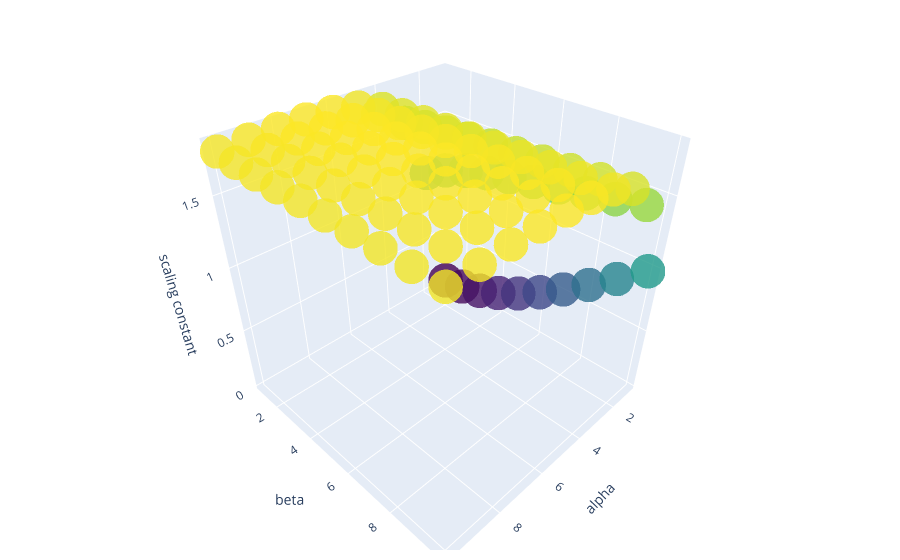

Notebook code cell kept with this figure:
### Code cell
import plotly.graph_objects as go

x, y, z = zip(*c1s)
z = list(map(float, z))
fig = go.Figure(data=[go.Scatter3d(x=x, y=y, z=z,
                                   mode='markers', 
                                   marker=dict(
                                   size=12,
                                   color=z,                # set color to an array/list of desired values
                                   colorscale='Viridis',   # choose a colorscale
                                   opacity=0.8
    ))])
fig.update_layout(scene = dict(
                    xaxis_title='alpha',
                    yaxis_title='beta',
                    zaxis_title='scaling constant'),
                    margin=dict(r=20, b=10, l=10, t=10))
fig.show()

### Figure 1 — Plotly figure (JSON) as saved in the notebook; plotly's stock layout.template omitted (floating-point values rounded to 4 significant figures)
{"data": [{"marker": {"color": [0.02704, 0.06231, 0.1194, 0.199, 0.2969, 0.4108, 0.5378, 0.6762, 0.824, 0.98, 1.106, 1.194, 1.259, 1.307, 1.347, 1.381, 1.414, 1.447, 1.482, 1.519, 1.552, 1.578, 1.598, 1.614, 1.628, 1.64, 1.652, 1.664, 1.677, 1.691, 1.704, 1.714, 1.722, 1.728, 1.733, 1.738, 1.743, 1.748, 1.753, 1.759, 1.765, 1.769, 1.772, 1.775, 1.776, 1.778, 1.78, 1.781, 1.784, 1.786, 1.789, 1.79, 1.791, 1.792, 1.792, 1.792, 1.793, 1.793, 1.793, 1.794, 1.795, 1.795, 1.795, 1.795, 1.794, 1.794, 1.793, 1.793, 1.792, 1.792, 1.792, 1.792, 1.791, 1.79, 1.789, 1.788, 1.787, 1.786, 1.786, 1.785, 1.785, 1.784, 1.783, 1.782, 1.781, 1.779, 1.778, 1.777, 1.776, 1.775, 1.775, 1.774, 1.773, 1.771, 1.77, 1.769, 1.767, 1.766, 1.765, 1.764], "colorscale": [[0, "#440154"], [0.1111, "#482878"], [0.2222, "#3e4989"], [0.3333, "#31688e"], [0.4444, "#26828e"], [0.5556, "#1f9e89"], [0.6667, "#35b779"], [0.7778, "#6ece58"], [0.8889, "#b5de2b"], [1, "#fde725"]], "opacity": 0.8, "size": 12}, "mode": "markers", "type": "scatter3d", "x": [1, 1, 1, 1, 1, 1, 1, 1, 1, 1, 2, 2, 2, 2, 2, 2, 2, 2, 2, 2, 3, 3, 3, 3, 3, 3, 3, 3, 3, 3, 4, 4, 4, 4, 4, 4, 4, 4, 4, 4, 5, 5, 5, 5, 5, 5, 5, 5, 5, 5, 6, 6, 6, 6, 6, 6, 6, 6, 6, 6, 7, 7, 7, 7, 7, 7, 7, 7, 7, 7, 8, 8, 8, 8, 8, 8, 8, 8, 8, 8, 9, 9, 9, 9, 9, 9, 9, 9, 9, 9, 10, 10, 10, 10, 10, 10, 10, 10, 10, 10], "y": [1, 2, 3, 4, 5, 6, 7, 8, 9, 10, 1, 2, 3, 4, 5, 6, 7, 8, 9, 10, 1, 2, 3, 4, 5, 6, 7, 8, 9, 10, 1, 2, 3, 4, 5, 6, 7, 8, 9, 10, 1, 2, 3, 4, 5, 6, 7, 8, 9, 10, 1, 2, 3, 4, 5, 6, 7, 8, 9, 10, 1, 2, 3, 4, 5, 6, 7, 8, 9, 10, 1, 2, 3, 4, 5, 6, 7, 8, 9, 10, 1, 2, 3, 4, 5, 6, 7, 8, 9, 10, 1, 2, 3, 4, 5, 6, 7, 8, 9, 10], "z": [0.02704, 0.06231, 0.1194, 0.199, 0.2969, 0.4108, 0.5378, 0.6762, 0.824, 0.98, 1.106, 1.194, 1.259, 1.307, 1.347, 1.381, 1.414, 1.447, 1.482, 1.519, 1.552, 1.578, 1.598, 1.614, 1.628, 1.64, 1.652, 1.664, 1.677, 1.691, 1.704, 1.714, 1.722, 1.728, 1.733, 1.738, 1.743, 1.748, 1.753, 1.759, 1.765, 1.769, 1.772, 1.775, 1.776, 1.778, 1.78, 1.781, 1.784, 1.786, 1.789, 1.79, 1.791, 1.792, 1.792, 1.792, 1.793, 1.793, 1.793, 1.794, 1.795, 1.795, 1.795, 1.795, 1.794, 1.794, 1.793, 1.793, 1.792, 1.792, 1.792, 1.792, 1.791, 1.79, 1.789, 1.788, 1.787, 1.786, 1.786, 1.785, 1.785, 1.784, 1.783, 1.782, 1.781, 1.779, 1.778, 1.777, 1.776, 1.775, 1.775, 1.774, 1.773, 1.771, 1.77, 1.769, 1.767, 1.766, 1.765, 1.764]}], "layout": {"margin": {"b": 10, "l": 10, "r": 20, "t": 10}, "scene": {"xaxis": {"title": {"text": "alpha"}}, "yaxis": {"title": {"text": "beta"}}, "zaxis": {"title": {"text": "scaling constant"}}}}}
